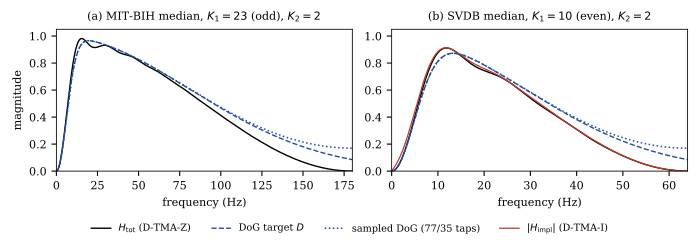

Recreate this plot in Python.
# Fig. 1 of the BSPC manuscript (filter: M. Karimi). Exact responses, no data.
import numpy as np, matplotlib
matplotlib.use('Agg'); import matplotlib.pyplot as plt
plt.rcParams.update({'font.family':'serif','font.size':8,'axes.linewidth':0.6,'lines.linewidth':1.0})
pi=np.pi
def HK(K,f):
    s=np.sin(pi*f); out=np.ones_like(f); nz=s!=0
    out[nz]=(np.sin(pi*K*f[nz])/(K*s[nz]))**2; return out
def GK(K,f): return np.exp(-2*pi**2*(K*K-1)/6*f*f)
def dog_real(K1,K2,f):
    v1=(K1*K1-1)/6; v2=(K2*K2-1)/6; L=int(np.ceil(4*np.sqrt(v1+v2))); t=np.arange(-L,L+1)
    g2=np.exp(-t**2/(2*v2)); g2/=g2.sum(); g1=np.exp(-t**2/(2*(v1+v2))); g1/=g1.sum()
    return ((g2-g1)[None,:]*np.cos(2*pi*f[:,None]*t[None,:])).sum(1)
fig,ax=plt.subplots(1,2,figsize=(7.0,2.4))
for a,(K1,K2,fs,title) in zip(ax,[(23,2,360,'(a) MIT-BIH median, $K_1=23$ (odd), $K_2=2$'),
                                 (10,2,128,'(b) SVDB median, $K_1=10$ (even), $K_2=2$')]):
    f=np.linspace(0,0.5,4001)
    Hz=HK(K2,f)*(1-HK(K1,f)); D=GK(K2,f)*(1-GK(K1,f))
    a.plot(f*fs,Hz,'k-',label=r'$H_{\rm tot}$ (D-TMA-Z)')
    if K1%2==0:
        Hi=np.abs(HK(K2,f)*(1-np.exp(1j*2*pi*f)*HK(K1,f)))
        a.plot(f*fs,Hi,color='#c0392b',lw=0.9,label=r'$|H_{\rm impl}|$ (D-TMA-I)')
    a.plot(f*fs,D,'--',color='#1f4e9c',label=r'DoG target $D$')
    a.plot(f*fs,dog_real(K1,K2,f),':',color='#1f4e9c',lw=1.1,label='sampled DoG (77/35 taps)')
    a.set_xlim(0,fs/2); a.set_ylim(0,1.05); a.set_xlabel('frequency (Hz)'); a.set_title(title,fontsize=8)
ax[0].set_ylabel('magnitude')
h,l=[],[]
for a in ax:
    for hh,ll in zip(*a.get_legend_handles_labels()):
        if ll not in l: h.append(hh); l.append(ll)
fig.legend(h,l,loc='lower center',ncol=4,fontsize=7,frameon=False,bbox_to_anchor=(0.5,-0.02))
fig.tight_layout(rect=(0,0.08,1,1)); fig.savefig('fig1.pdf'); fig.savefig('fig1.png',dpi=150)
print('ok')
